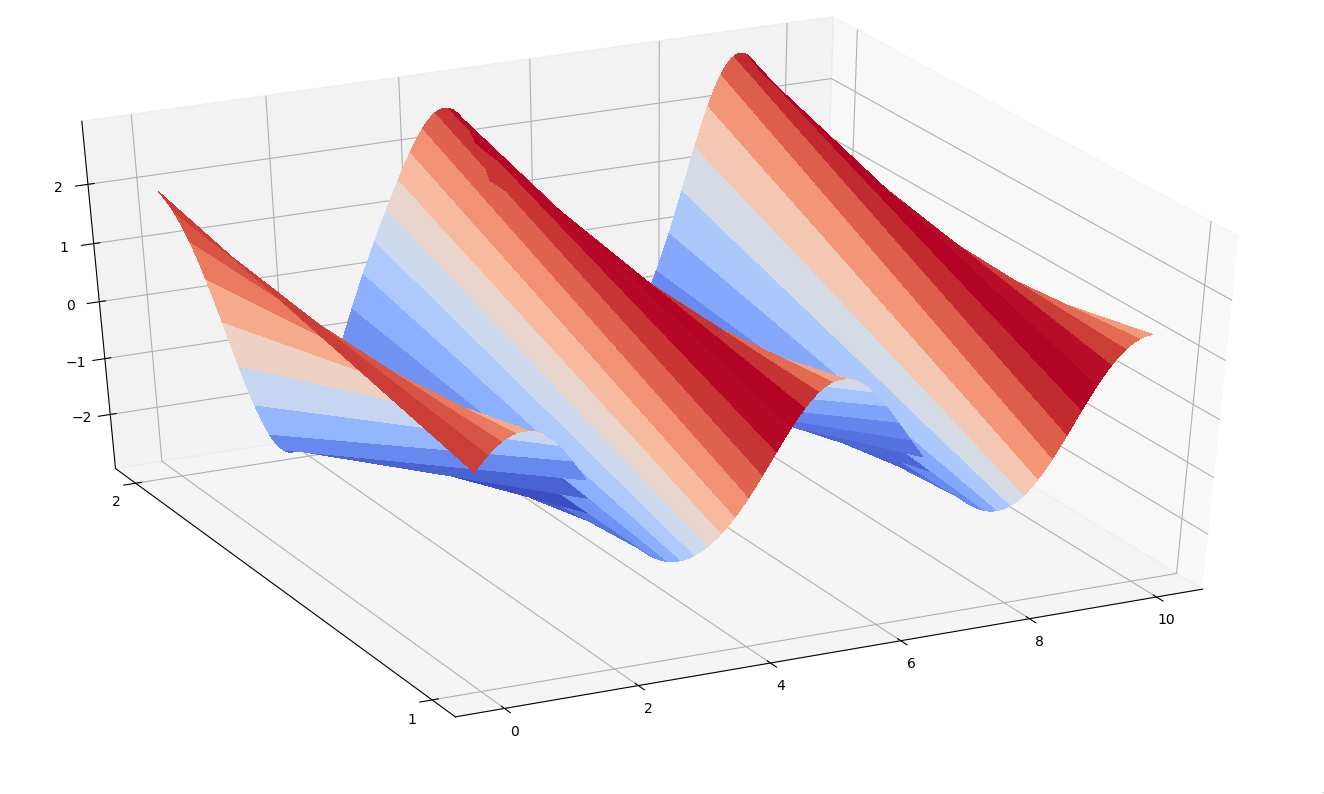

This chart was generated by the following Python code:
import matplotlib.pyplot as plt
from matplotlib import cm
from matplotlib.ticker import LinearLocator
from mpl_toolkits.mplot3d import Axes3D 
import numpy as np

fig = plt.figure()
ax = fig.add_subplot(projection='3d')

xRaw = []
zRaw = [[],[]]
Z = np.array([[],[]])
with open("2.dat") as fp:
    for line in fp:
        sp = line.split();
        xRaw.append(float(sp[0]))
        zRaw[0].append(float(sp[1]))
        zRaw[1].append(float(sp[2]))
X = np.array(xRaw)
Y = [1, 2]
X, Y = np.meshgrid(X, Y)
Z = np.array(zRaw)
ax.set_yticks([1, 2])
surf = ax.plot_surface(X, Y, Z, cmap=cm.coolwarm,
                       linewidth=0, antialiased=False)

plt.show()
